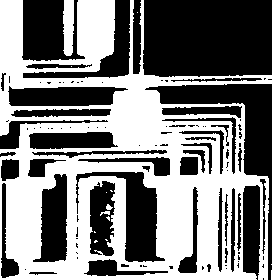
%> input picture Assignment6/circbw.tif, 272 x 280 px
$ octave Function.m   (GNU Octave 9; MATLAB toolbox functions it lacks are replaced by stand-ins)
%> lines starting %> are read from the running program, lines starting %| are printed output that depends on the picture; in (x1, y1, x2, y2) boxes, pixels count from 0 and x2, y2 are one past the last pixel; in counts of white or black regions, pixels touching at a corner belong together; the program's own positions count from 1
### Assignment6/Erosion.m
function [outputPic] = Erosion()
pic=imread('circbw.tif');
[m,n]=size(pic);
outputPic=zeros(m,n);
sizekernel=3;
%sum=zeros(sizekernel,sizekernel);
kernel=ones(sizekernel,sizekernel);
for i=1+floor(sizekernel/2):m-floor(sizekernel/2)
    for j=1+floor(sizekernel/2):n-floor(sizekernel/2)
        on=pic(i-floor(sizekernel/2):i+floor(sizekernel/2), j-floor(sizekernel/2):j+floor(sizekernel/2));
        nh=on(logical(kernel));
        outputPic(i,j)=min(nh(:));
%         sum=kernel.*pic(i-1:i+1,j-1:j+1);
%         if moutputPic(sum(:))==0
%             outputPic(i-1:i+1,j-1:j+1)=zeros(sizekernel,sizekernel);

    end
end
end

%%%%%%%%%%%%%%%%%%%%%%%%%%%%%%%%%%%%%%%%%%%%%%%%%%%%%
% [12 lines of commented-out code are left out]

### Assignment6/dilation.m
function [outputPic] = dilation()
pic=imread('circbw.tif');
[m,n]=size(pic);
outputPic=zeros(m,n);
sizekernel=3;
sum=zeros(sizekernel,sizekernel);
kernel=ones(sizekernel,sizekernel);
for i=1+(sizekernel/2):m-(sizekernel/2)
    for j=1+(sizekernel/2):n-(sizekernel/2)
        sum=kernel.*pic(i-1:i+1,j-1:j+1);
        if max(max(sum))== 1
            outputPic(i-1:i+1,j-1:j+1)=ones(sizekernel,sizekernel);
        end
    end
end
end

### Assignment6/Function.m
picOriginal=imread('circbw.tif');
%> picOriginal: size 280x272 logical; 48.9% white; 14 white regions (10 under 20 px), largest, box (x1, y1, x2, y2) and area: (0, 0, 272, 280) 36579, (63, 0, 74, 56) 543, (106, 204, 113, 210) 27, (100, 211, 110, 216) 27
[m,n]=size(picOriginal);
%> m = 280; n = 272
sizekernel=3;
se=ones(sizekernel,sizekernel);
MypicErsion=Erosion();
%> after the loop in Erosion, `for i=1+floor(sizekernel/2):m-floor(sizekernel/2)`:
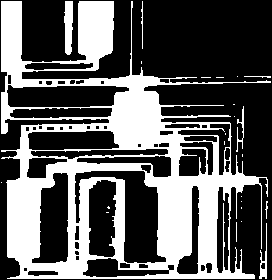
%> outputPic: size 280x272 double; values 0 (black) and 1 (white), 36.3% white; 24 white regions (16 under 20 px), largest, box (x1, y1, x2, y2) and area: (1, 1, 271, 279) 26808, (64, 1, 73, 55) 401, (259, 223, 267, 279) 163
MypicDilation=dilation();
%> after the loop in dilation, `for i=1+(sizekernel/2):m-(sizekernel/2)`:
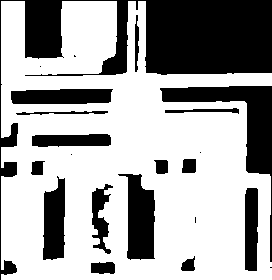
%> outputPic: size 280x272 double; values 0 (black) and 1 (white), 65.5% white; 22 black regions (6 under 20 px), largest, box (x1, y1, x2, y2) and area: (0, 0, 272, 280) 13544, (160, 86, 272, 262) 3593, (118, 174, 155, 260) 2054
picErsion=imerode(picOriginal,se);
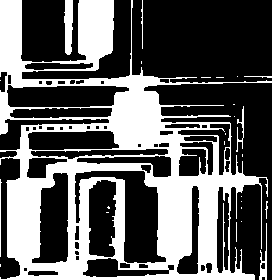
%> picErsion: size 280x272 logical; 37% white; 26 white regions (17 under 20 px), largest, box (x1, y1, x2, y2) and area: (0, 0, 272, 280) 27256, (64, 0, 73, 55) 409, (259, 223, 267, 280) 168
picDilation=imdilate(picOriginal,se);
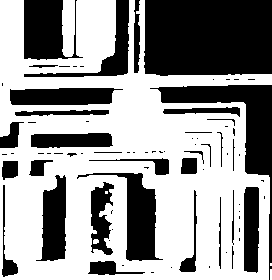
%> picDilation: size 280x272 logical; 59.4% white; 79 black regions (46 under 20 px), largest, box (x1, y1, x2, y2) and area: (144, 0, 272, 76) 9495, (150, 85, 272, 280) 4040, (77, 173, 163, 261) 2406

subplot(2,3,1);
imshow(picOriginal);
title('Orginal image')

subplot(2,3,2);
imshow(MypicDilation);
title('My Dilation image')

subplot(2,3,3);
imshow(MypicErsion);
title('My Ersion image')

subplot(2,3,5);
imshow(picDilation);
title('Matlab Dilation image')

subplot(2,3,6);
imshow(picErsion);
title('Matlab Ersion image')
